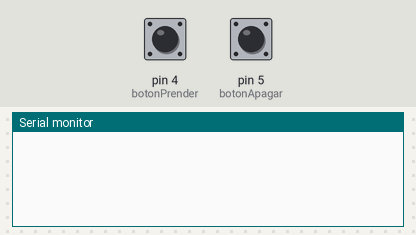
Recording of a sketch running on a simulated Arduino Uno, built with avr-gcc and run on an emulated ATmega328P. Shown: the last lines printed to the serial monitor. The inputs (shaded band) are chosen by the test bench; at power-on: pin 4 (botonPrender) LOW, pin 5 (botonApagar) LOW.

Above: at 1.2 s.
1.3 s: pin 4 (botonPrender) pulled HIGH for 0.15 s
At 2.3 s:
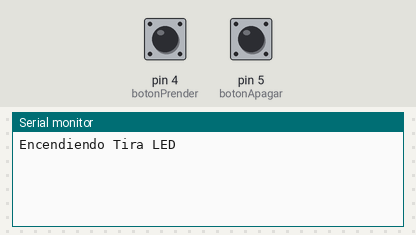
2.9 s: pin 5 (botonApagar) pulled HIGH for 0.15 s
At 3.6 s:
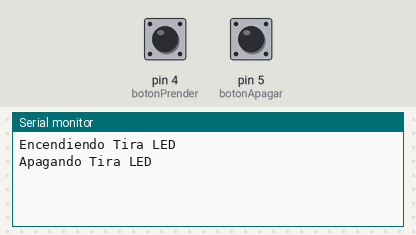

Measured:
- after the input at 1.3 s, the serial monitor: prints a new line after 0.07 s (image 1)
- after the input at 2.9 s, the serial monitor: prints a new line after 0.07 s (image 2)

The sketch:

emitir_infrarrojo.ino
```cpp
#include <IRremote.h>
#include <IRremoteInt.h>

IRsend irsend;
int botonPrender = 4;
int botonApagar = 5;

void setup() {
  Serial.begin(9600);
  pinMode(botonPrender,INPUT);
  pinMode(botonApagar,INPUT);
}

void loop() {
  if(digitalRead(botonPrender) == HIGH)
  {
    irsend.sendNEC(0xF7C03F,32);
    Serial.println("Encendiendo Tira LED");
    delay(100);
  }else if(digitalRead(botonApagar) == HIGH){
    irsend.sendNEC(0xF740BF,32);
    Serial.println("Apagando Tira LED");
    delay(100);
  }
}
```
